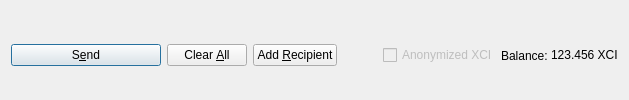
         <widget class="QFrame" name="frame_Send">
          <layout class="QHBoxLayout" name="horizontalLayout">
           <property name="bottomMargin">
            <number>0</number>
           </property>
           <item>
            <widget class="QPushButton" name="sendButton">
             <property name="minimumSize">
              <size>
               <width>150</width>
               <height>0</height>
              </size>
             </property>
             <property name="toolTip">
              <string>Confirm the send action</string>
             </property>
             <property name="text">
              <string>S&amp;end</string>
             </property>
             <property name="icon">
              <iconset resource="../xcientos.qrc">
               <normaloff>:/icons/send</normaloff>:/icons/send</iconset>
             </property>
             <property name="autoDefault">
              <bool>false</bool>
             </property>
             <property name="default">
              <bool>true</bool>
             </property>
            </widget>
           </item>
           <item>
            <widget class="QPushButton" name="clearButton">
             <property name="sizePolicy">
              <sizepolicy hsizetype="Minimum" vsizetype="Fixed">
               <horstretch>0</horstretch>
               <verstretch>0</verstretch>
              </sizepolicy>
             </property>
             <property name="toolTip">
              <string>Clear all fields of the form.</string>
             </property>
             <property name="text">
              <string>Clear &amp;All</string>
             </property>
             <property name="icon">
              <iconset resource="../xcientos.qrc">
               <normaloff>:/icons/remove</normaloff>:/icons/remove</iconset>
             </property>
             <property name="autoDefault">
              <bool>false</bool>
             </property>
            </widget>
           </item>
           <item>
            <widget class="QPushButton" name="addButton">
             <property name="toolTip">
              <string>Send to multiple recipients at once</string>
             </property>
             <property name="text">
              <string>Add &amp;Recipient</string>
             </property>
             <property name="icon">
              <iconset resource="../xcientos.qrc">
               <normaloff>:/icons/add</normaloff>:/icons/add</iconset>
             </property>
             <property name="autoDefault">
              <bool>false</bool>
             </property>
            </widget>
           </item>
           <item>
            <spacer name="horizontalSpacer">
             <property name="orientation">
              <enum>Qt::Horizontal</enum>
             </property>
             <property name="sizeHint" stdset="0">
              <size>
               <width>40</width>
               <height>20</height>
              </size>
             </property>
            </spacer>
           </item>
           <item>
            <layout class="QHBoxLayout" name="horizontalLayout_2">
             <property name="spacing">
              <number>3</number>
             </property>
             <item>
              <widget class="QCheckBox" name="checkzXCI">
               <property name="enabled">
                <bool>false</bool>
               </property>
               <property name="text">
                <string>Anonymized XCI</string>
               </property>
              </widget>
             </item>
             <item>
              <widget class="QLabel" name="label">
               <property name="text">
                <string>Balance:</string>
               </property>
              </widget>
             </item>
             <item>
              <widget class="QLabel" name="labelBalance">
               <property name="sizePolicy">
                <sizepolicy hsizetype="Preferred" vsizetype="Fixed">
                 <horstretch>0</horstretch>
                 <verstretch>0</verstretch>
                </sizepolicy>
               </property>
               <property name="cursor">
                <cursorShape>IBeamCursor</cursorShape>
               </property>
               <property name="text">
                <string notr="true">123.456 XCI</string>
               </property>
               <property name="textInteractionFlags">
                <set>Qt::LinksAccessibleByMouse|Qt::TextSelectableByKeyboard|Qt::TextSelectableByMouse</set>
               </property>
              </widget>
             </item>
            </layout>
           </item>
          </layout>
         </widget>
